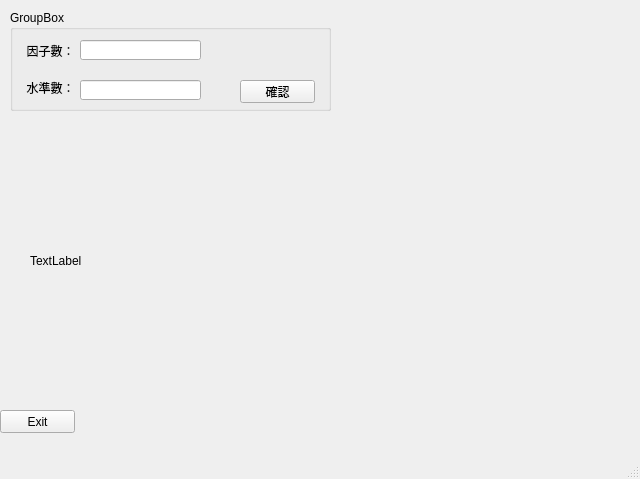
<?xml version="1.0" encoding="UTF-8"?>
<ui version="4.0">
 <class>MainWindow</class>
 <widget class="QMainWindow" name="MainWindow">
  <property name="geometry">
   <rect>
    <x>0</x>
    <y>0</y>
    <width>640</width>
    <height>479</height>
   </rect>
  </property>
  <property name="windowTitle">
   <string>MainWindow</string>
  </property>
  <widget class="QWidget" name="centralwidget">
   <widget class="QPushButton" name="pushButton_exit">
    <property name="geometry">
     <rect>
      <x>0</x>
      <y>410</y>
      <width>75</width>
      <height>23</height>
     </rect>
    </property>
    <property name="cursor">
     <cursorShape>ArrowCursor</cursorShape>
    </property>
    <property name="text">
     <string>Exit</string>
    </property>
   </widget>
   <widget class="QGroupBox" name="groupBox">
    <property name="geometry">
     <rect>
      <x>10</x>
      <y>10</y>
      <width>321</width>
      <height>101</height>
     </rect>
    </property>
    <property name="title">
     <string>GroupBox</string>
    </property>
    <widget class="QPushButton" name="pushButton_confirm">
     <property name="geometry">
      <rect>
       <x>230</x>
       <y>70</y>
       <width>75</width>
       <height>23</height>
      </rect>
     </property>
     <property name="text">
      <string>確認</string>
     </property>
    </widget>
    <widget class="QLabel" name="label_row">
     <property name="geometry">
      <rect>
       <x>10</x>
       <y>30</y>
       <width>61</width>
       <height>21</height>
      </rect>
     </property>
     <property name="text">
      <string>因子數：</string>
     </property>
     <property name="alignment">
      <set>Qt::AlignCenter</set>
     </property>
    </widget>
    <widget class="QLabel" name="label_colunm">
     <property name="geometry">
      <rect>
       <x>10</x>
       <y>70</y>
       <width>61</width>
       <height>16</height>
      </rect>
     </property>
     <property name="text">
      <string>水準數：</string>
     </property>
     <property name="alignment">
      <set>Qt::AlignCenter</set>
     </property>
    </widget>
    <widget class="QLineEdit" name="lineEdit_row">
     <property name="geometry">
      <rect>
       <x>70</x>
       <y>30</y>
       <width>121</width>
       <height>20</height>
      </rect>
     </property>
    </widget>
    <widget class="QLineEdit" name="lineEdit_column">
     <property name="geometry">
      <rect>
       <x>70</x>
       <y>70</y>
       <width>121</width>
       <height>20</height>
      </rect>
     </property>
    </widget>
   </widget>
   <widget class="QLabel" name="label_result">
    <property name="geometry">
     <rect>
      <x>30</x>
      <y>200</y>
      <width>291</width>
      <height>121</height>
     </rect>
    </property>
    <property name="text">
     <string>TextLabel</string>
    </property>
   </widget>
  </widget>
  <widget class="QMenuBar" name="menubar">
   <property name="geometry">
    <rect>
     <x>0</x>
     <y>0</y>
     <width>640</width>
     <height>21</height>
    </rect>
   </property>
  </widget>
  <widget class="QStatusBar" name="statusbar"/>
 </widget>
 <resources/>
 <connections/>
</ui>
